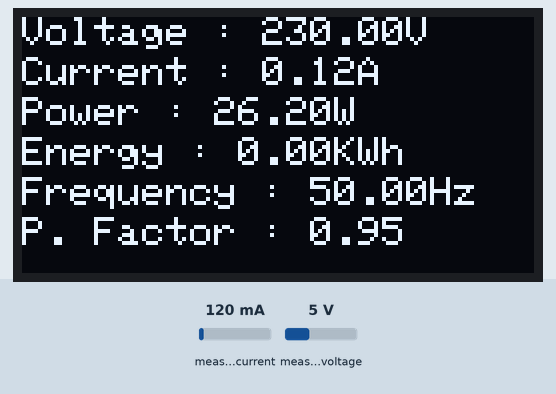
Simulated run of this sketch. Board: ESP32-C3. On the bench: 128×64 one-colour display. The inputs (shaded band) are chosen by the test bench; at power-on: measured current 120 mA, measured voltage 5 V. What the sketch prints to the serial monitor is not drawn.

Above: at 1.3 s.
1.4 s: measured current set to 40 mA
At 3.5 s:
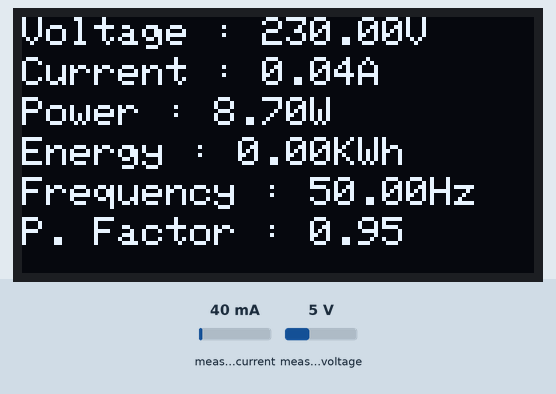
3.8 s: measured voltage set to 0.3 V
At 4.8 s:
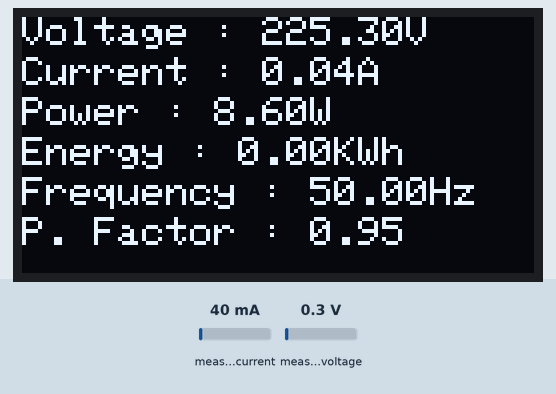
5.9 s: measured current set to 500 mA
At 7.3 s:
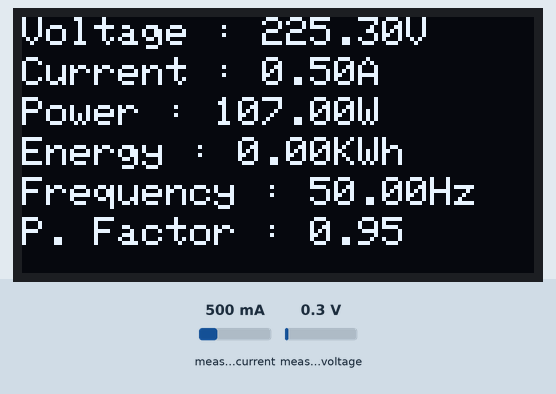
8.0 s: measured voltage set to 3.8 V
At 9.9 s:
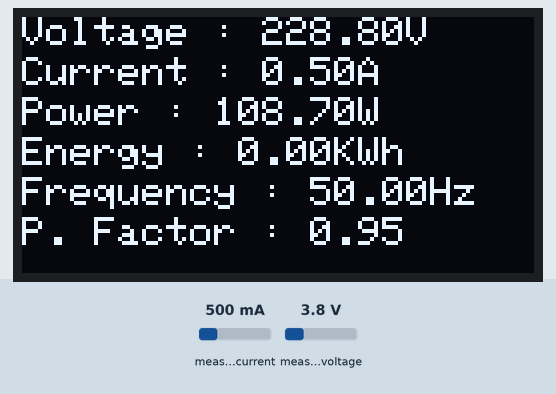
Timing chart, 0 to 11.1 s (numbered marks = the images above; inputs shaded):
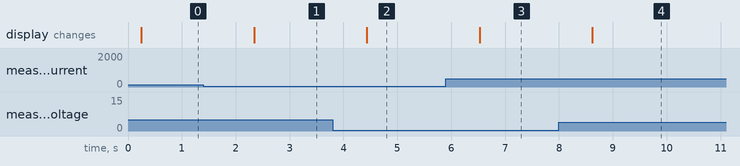

Measured:
- after the input at 1.4 s, the display: changes after 0.94 s (image 1)
- after the input at 3.8 s, the display: changes after 0.63 s (image 2)
- after the input at 5.9 s, the display: changes after 0.63 s (image 3)
- after the input at 8.0 s, the display: changes after 0.62 s (image 4)

The sketch:

ESP32C3_Power_Monitor.ino
```cpp
#include <Wire.h>
#include <Adafruit_GFX.h>
#include <Adafruit_SSD1306.h>

#define SCREEN_WIDTH 128  // OLED display width, in pixels
#define SCREEN_HEIGHT 64  // OLED display height, in pixels

#define OLED_RESET -1        // Reset pin # (or -1 if sharing Arduino reset pin)
#define SCREEN_ADDRESS 0x3C  ///< See datasheet for Address; 0x3D for 128x64, 0x3C for 128x32
Adafruit_SSD1306 display(SCREEN_WIDTH, SCREEN_HEIGHT, &Wire, OLED_RESET);

#include <PZEM004Tv30.h>
PZEM004Tv30 pzem(Serial1, 20, 21);

void setup() {
  Serial.begin(115200);
  if (!display.begin(SSD1306_SWITCHCAPVCC, SCREEN_ADDRESS)) {
    Serial.println(F("SSD1306 allocation failed"));
    for (;;)
      ;  // Don't proceed, loop forever
  }


  display.clearDisplay();
  display.setTextSize(1);  // Draw 2X-scale text
  display.setTextColor(SSD1306_WHITE);
  display.setCursor(10, 0);
  display.println(F("Starting..."));
  display.display();  // Show initial text
  delay(100);
  // Uncomment in order to reset the internal energy counter
  // pzem.resetEnergy();
}

void loop() {

  Serial.print("Custom Address:");
  Serial.println(pzem.readAddress(), HEX);

  // Read the data from the sensor
  float voltage = pzem.voltage();
  float current = pzem.current();
  float power = pzem.power();
  float energy = pzem.energy();
  float frequency = pzem.frequency();
  float pf = pzem.pf();

  // Check if the data is valid
  if (isnan(voltage)) {
    Serial.println("Error reading voltage");
  } else if (isnan(current)) {
    Serial.println("Error reading current");
  } else if (isnan(power)) {
    Serial.println("Error reading power");
  } else if (isnan(energy)) {
    Serial.println("Error reading energy");
  } else if (isnan(frequency)) {
    Serial.println("Error reading frequency");
  } else if (isnan(pf)) {
    Serial.println("Error reading power factor");
  } else {

    // Print the values to the Serial console
    Serial.print("Voltage: ");
    Serial.print(voltage);
    Serial.println("V");
    Serial.print("Current: ");
    Serial.print(current);
    Serial.println("A");
    Serial.print("Power: ");
    Serial.print(power);
    Serial.println("W");
    Serial.print("Energy: ");
    Serial.print(energy, 3);
    Serial.println("kWh");
    Serial.print("Frequency: ");
    Serial.print(frequency, 1);
    Serial.println("Hz");
    Serial.print("PF: ");
    Serial.println(pf);

    display.clearDisplay();
    display.setCursor(0, 0);
    display.print(F("Voltage : "));
    display.print(voltage);
    display.println(F("V"));
    display.setCursor(0, 10);
    display.print(F("Current : "));
    display.print(current);
    display.println(F("A"));
    display.setCursor(0, 20);
    display.print(F("Power : "));
    display.print(power);
    display.println(F("W"));
    display.setCursor(0, 30);
    display.print(F("Energy : "));
    display.print(energy);
    display.println(F("KWh"));
    display.setCursor(0, 40);
    display.print(F("Frequency : "));
    display.print(frequency);
    display.println(F("Hz"));
    display.setCursor(0, 50);
    display.print(F("P. Factor : "));
    display.println(pf);
    display.display();  // Show initial text
  }

  Serial.println();
  delay(2000);
}
```
